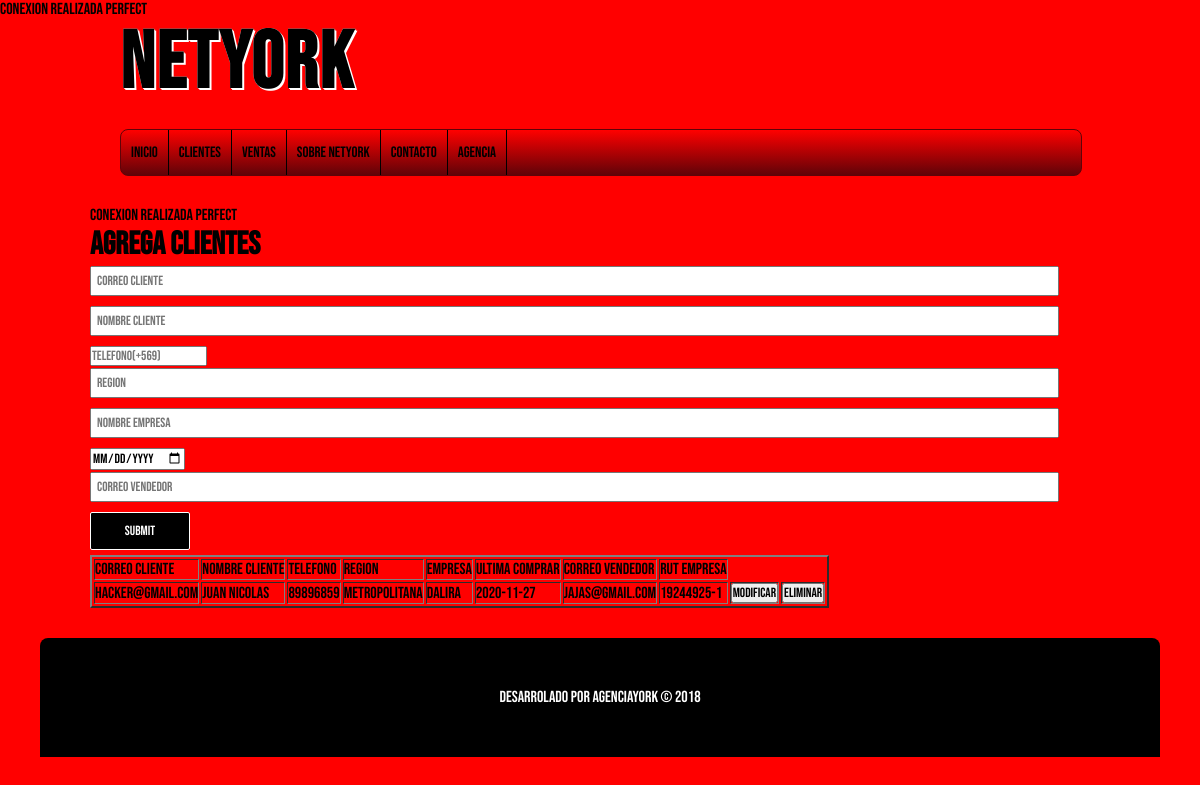
The app's page /netyork/form-cliente.php with its own data.
### tables this page shows
CREATE TABLE IF NOT EXISTS `cliente` (
  `Correo_Cliente` varchar(255) NOT NULL,
  `Nombre` varchar(50) NOT NULL,
  `Telefono` varchar(12) NOT NULL,
  `Region` varchar(50) DEFAULT NULL,
  `Empresa` varchar(50) DEFAULT NULL,
  `Ultima_Compra` date DEFAULT NULL,
  `Correo_Vendedor` varchar(255) NOT NULL,
  `RUT_Empresa` varchar(10) NOT NULL,
  PRIMARY KEY (`Correo_Cliente`),
  KEY `Correo_Vendedor` (`Correo_Vendedor`),
  KEY `RUT_Empresa` (`RUT_Empresa`)
);

### netyork/form-cliente.php (the view, shortened to what this page needs)
<?php require_once 'includes/cabecera-2.php'; ?>
<?php require_once 'includes/register-cliente.php'; ?>
<!DOCTYPE html>
    <div>
        <form action="register-cliente.php" method="POST">
            <h1> Agrega Clientes </h1>
           <input type="email" name="Correo_Cliente"  placeholder="Correo Cliente">
            <input type="text" name="Nombre" placeholder="Nombre Cliente">
            <input type="number" name="Telefono" placeholder="Telefono(+569)">
            <input type="text" name="Region" placeholder="Region">
            <input type="text" name="Empresa" placeholder="Nombre Empresa">
            <input type="date" name="Ultima_Compra" placeholder="Fecha Ultima Compra">
            <input type="email" name="Correo_Vendedor" placeholder="Correo Vendedor">
            <input type="submit" name="agregar-cliente">
        </form>
    </div>
<table border="2">
    <tr>
        <td>Correo Cliente</td>
        <td>Nombre Cliente</td>
        <td>Telefono</td>
        <td>Region</td>
        <td>Empresa</td>
        <td>Ultima Comprar</td>
        <td>Correo Vendedor</td>
        <td>Rut Empresa</td>
    </tr>
    <?php
    $sql = "SELECT * FROM cliente";
    $result = mysqli_query($db, $sql);
    while($mostrar = mysqli_fetch_array($result)){
        ?>
        <tr>
            <td><?php echo $mostrar['Correo_Cliente']?></td>
            <td><?php echo $mostrar['Nombre']?></td>
            <td><?php echo $mostrar['Telefono']?></td>
            <td><?php echo $mostrar['Region']?></td>
            <td><?php echo $mostrar['Empresa']?></td>
            <td><?php echo $mostrar['Ultima_Compra']?></td>
            <td><?php echo $mostrar['Correo_Vendedor']?></td>
            <td><?php echo $mostrar['RUT_Empresa']?></td>
            <td><a href="modif_prod.php?ID_Venta=$mostrar['ID_Venta']"><button type='button' class='btn btn-succes'>Modificar</button></a></td>
            <td><a href="elim_prod.php?ID_Venta=$mostrar['ID_Venta']"><button type='button' class='btn btn-succes'>Eliminar</button></a></td>
        </tr>
    <?php
    }
    ?>
</table>
<?php require_once 'includes/footer.php'; ?>

### netyork/assets/css/style.css (style rules this page uses)
* { margin:0px; padding:0px; font-family: bebas-neue,sans-serif,Arial; text-decoration: none; }
body { font-family: "bebas-neue"; background-color: red; }
label, input[type="text"], input[type="email"], input[type="password"] { display:block; width:95%; margin-top: 2px; margin-bottom: 2px; }
input[type="text"], input[type="email"], input[type="password"] { margin-bottom: 10px; padding: 5px; }
input[type="button"], input[type="submit"], .boton { margin-top: 5px; margin-bottom: 5px; text-align: center; display:block; border-radius: 2px; color:white; background: black; border: 1px solid white; cursor: pointer; width: 100px; padding:10px; }

### records on screen
cliente: Correo_Cliente "hacker@gmail.com", Nombre "juan nicolas", Telefono "89896859", Region "metropolitana", Empresa "dalira", Ultima_Compra "2020-11-27", Correo_Vendedor "jajas@gmail.com", RUT_Empresa "19244925-1"
